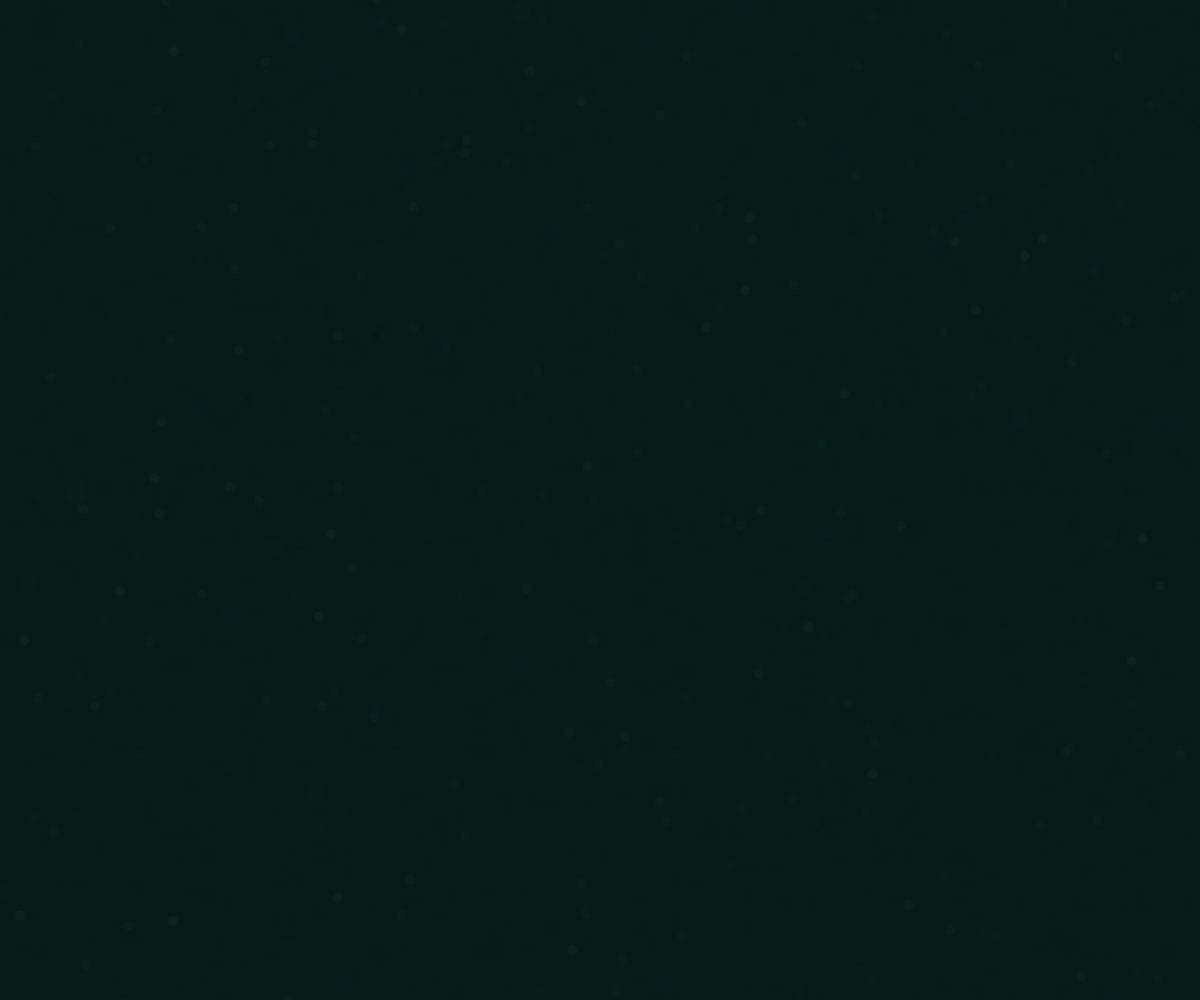
Frame 1 (no input)
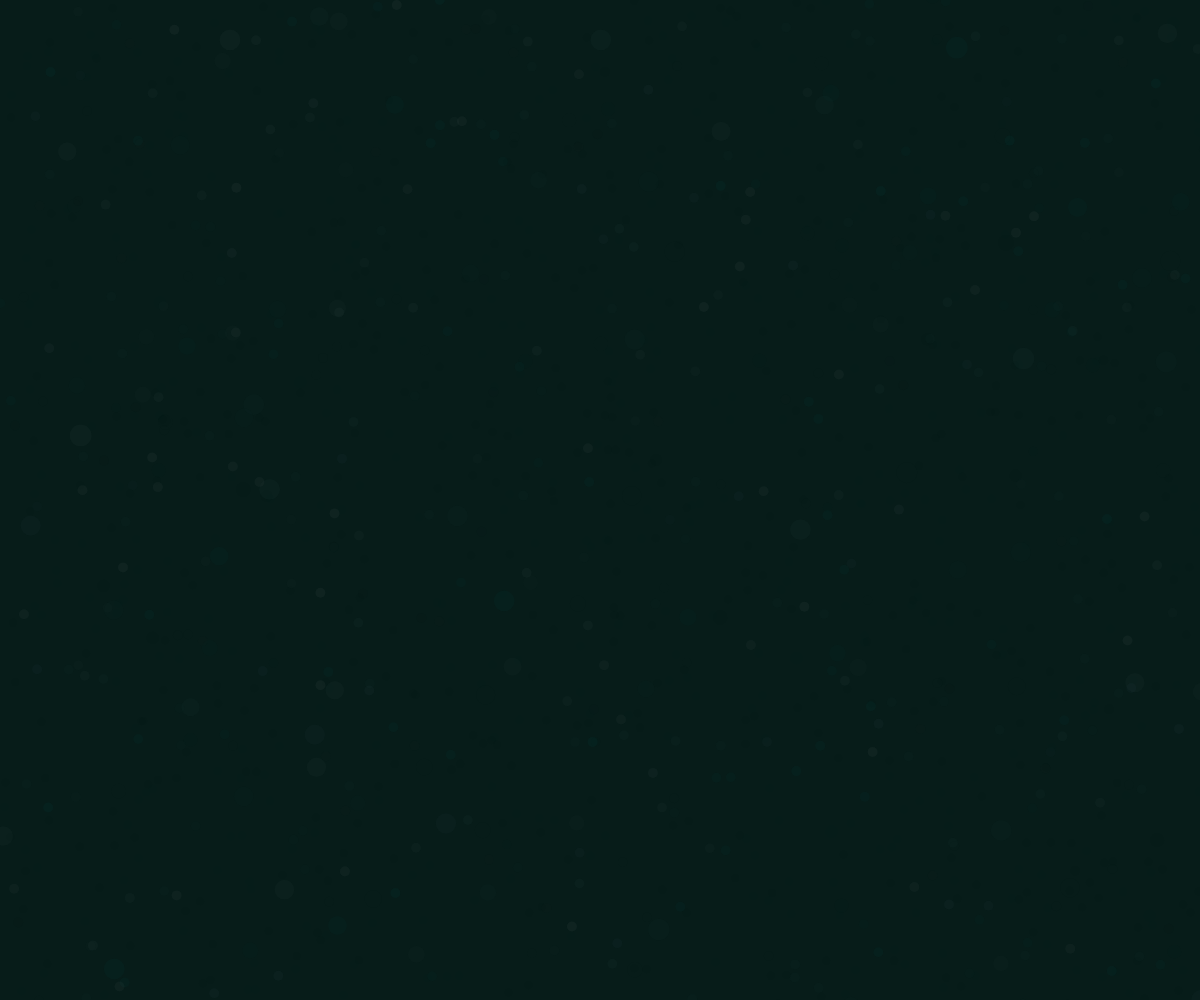
Frame 60 (no input)
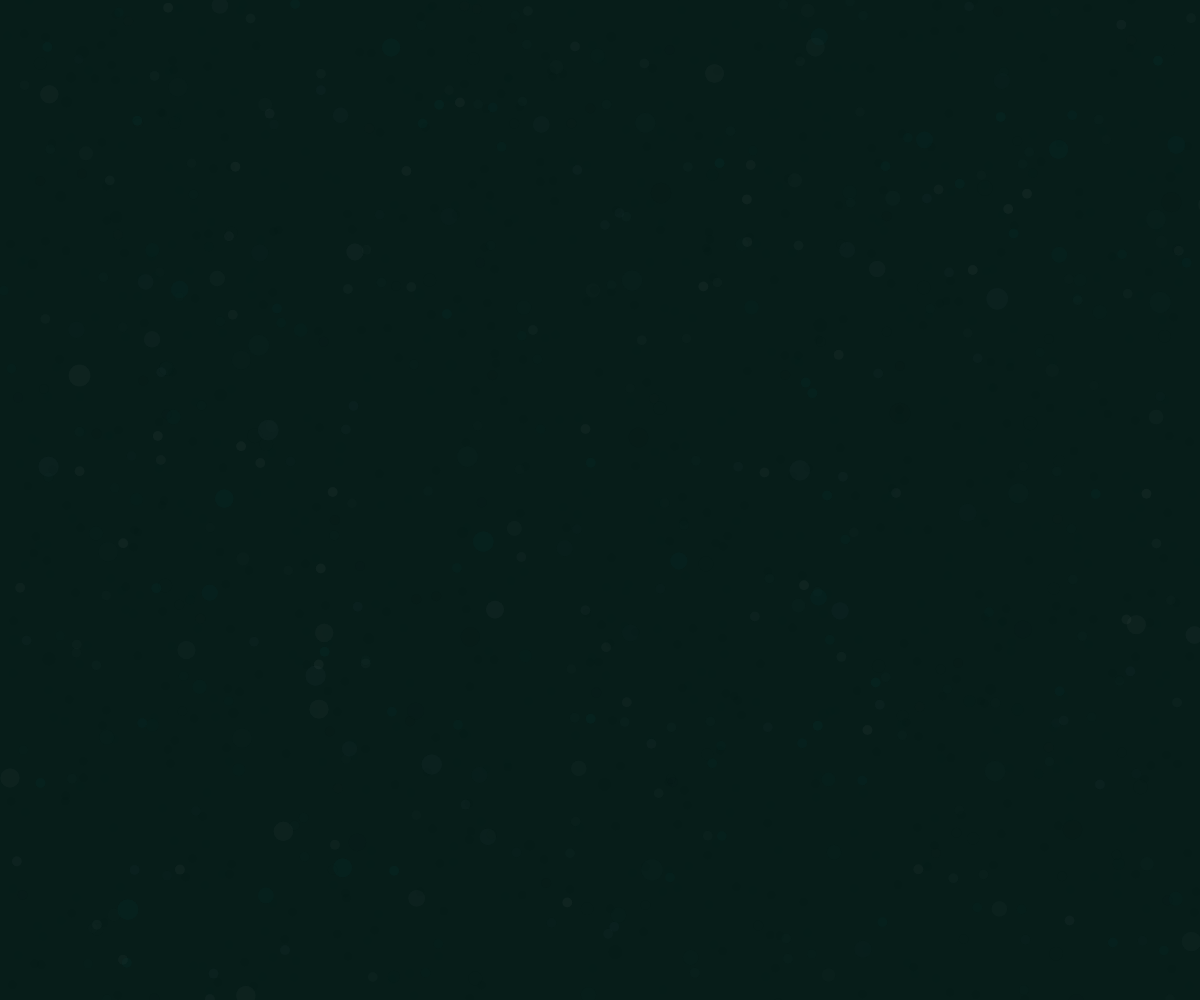
Frame 120 (the mouse pressed at the canvas centre since frame 60)

The p5.js sketch that drew these frames (run headless with seeded random() and noise() and a simulated clock; from frame 60 on, the mouse is pressed at the canvas centre):

// p5.js sketch
// ── sketch.js
let c1, c2;




let bubbles = [];

let colours = ['darkgray', 'slategray', 'teal', 'darkslategray', 30]

function setup() {
	createCanvas(windowWidth, windowHeight);
	noStroke();

	for (let i = 0; i < 1000; i++) {
		let bubble = new Bubble(random(-100, width + 100), random(-100, height + 100));
		bubbles.push(bubble);
	}

	bubbles.sort((a, b) => a.r - b.r)
}

function draw() {
	clear();
	background(9);
	let b = color('darkblue');
	b.setAlpha(40 + sin(frameCount * 0.000777 % TAU) * 10);
	background(b);
	let b2 = color('green');
	b2.setAlpha(40 + sin(frameCount * 0.00111111 % TAU) * 20);
	background(b2);

	for (let bubble of bubbles) {
		bubble.ascend();
		bubble.update();
		bubble.wrap();
		bubble.show();
	}

	for (let i = 0; i < 1000; i++) {
		push();
		let c = color(random(colours));
		c.setAlpha(1);
		strokeWeight(10);
		stroke(c);
		point(random(width), random(height));
		pop();
	}

}

class Bubble {
	constructor(x, y) {
		this.position = createVector(x, y);
		this.acceleration = createVector();
		this.velocity = createVector();
		this.r = random();
		this.size = map(pow(this.r, 6), 0, 1, 10, (width + height) * 0.5 / 50);
		this.speed = map(this.r, 0, 1, 0.2, 1);
		this.colour = random(colours);
	}

	ascend() {
		// this.acceleration.add(0, -0.01)
		let x = map(noise(this.position.x * 0.02, this.position.y * 0.02, frameCount * 0.01), 0, 1, -1, 1) * this.speed;
		this.acceleration = createVector(x, -this.speed);
	}

	update() {
		this.velocity.add(this.acceleration);
		this.position.add(this.velocity);
		this.velocity.mult(0);
	}

	show() {
		// noStroke();
		let c = color(this.colour);
		c.setAlpha(5 + sin(((frameCount* this.r * 0.01)+this.r*TAU) % TAU) * 8);
		fill(c);
		circle(this.position.x, this.position.y, this.size);
	}

	wrap() {
		let min = -100;
		let maxWidth = width + 100;
		let maxHeight = height + 100;
		let x = this.position.x;
		let y = this.position.y;
		x = (((x - min) + (maxWidth - min)) % (maxWidth - min)) + min;
		y = (((y - min) + (maxHeight - min)) % (maxHeight - min)) + min;
		this.position = createVector(x, y);
	}
}
